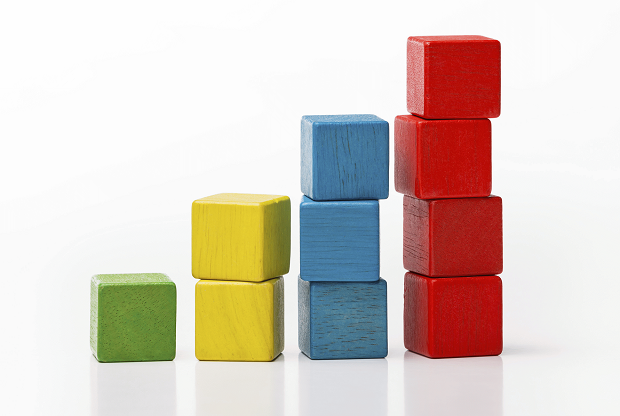
#> input picture A1/solution/pic3.png, 620 x 416 px
$ jupyter execute 20104442_assgn1_q2.ipynb
#> lines starting #> are read from the running program, lines starting #| are printed output that depends on the picture
[cell 1]
# Copyright 2021 IITK EE604A Image Processing. All Rights Reserved.
#
# Licensed under the MIT License. Use and/or modification of this code outside of EE604 must reference:
#
# © IITK EE604A Image Processing
#
# Author: Dheeraj Bharti, Chiranjeev Prachand and Prof K. S. Venkatesh, Department of Electrical Engineering, IIT Kanpur

[cell 2]
import cv2
import numpy as np
import matplotlib.pyplot as plt
from google.colab.patches import cv2_imshow

Upload 'pic3.png' file manually to your google colab working directory:

1. Click on the folder drawing button on the left below the <> sign.
2. Click on Upload to session storage button to upload the image.

[cell 3]
img = cv2.imread("pic3.png")
#> img is the input picture: shape (416, 620, 3); mean B, G, R 195.8, 203.9, 217.3
img.shape
#> Out = (416, 620, 3)

[cell 4]
import math

def resize_nn(img, k=1):
    '''
    Write a program to resample the given image by a factor 'k' using Nearest Neighbour method

    Inputs:
    + img - Original image
    + k - resampling factor, therefore if input image size is 300x300
        - and k=0.5 ==> output image size = 150x150

    Ouputs:
    + out_img - numpy array (of dtype np.uint8) containing the output image.

    Allowed external package:
    + You are not allowed to use any cv2 resize module or any other external package.

    '''
#> called with k = 0.6
    no_rows = math.floor(k*img.shape[0])
#> no_rows = 249
    no_colms = math.floor(k*img.shape[1])
#> no_colms = 372
    no_channels = img.shape[2]
#> no_channels = 3
    out_img = np.zeros((no_rows, no_colms, no_channels), dtype=np.uint8) # Intialise with blank display
    for m in range(no_channels):
      for n in range(no_rows):
        for o in range(no_colms):
          out_img[n][o][m] = img[math.floor(n/k)][math.floor(o/k)][m]
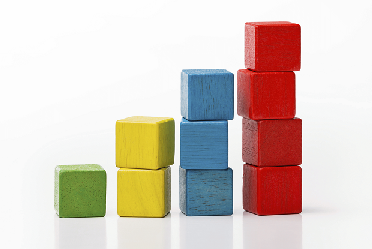
#> out_img: shape (249, 372, 3); mean B, G, R 195.6, 203.8, 217.1
    return out_img

[cell 5]
output1 = resize_nn(img, 0.6)
cv2_imshow(output1)
cv2_imshow(img)

[cell 6]
def resize_bilinear(img, k=1):
    '''
    Write a program to resample the given image by a factor 'k' using Bilinear interpolation method.

    Inputs:
    + img - Original image
    + k - resampling factor

    Ouputs:
    + out_img - numpy array (of dtype np.uint8) containing the output image.

    Allowed external package:
    + You are not allowed to use any cv2 resize module or any other external package.

    '''
#> called with k = 0.6

    no_rows = math.floor(k*img.shape[0])
#> no_rows = 249
    no_colms = math.floor(k*img.shape[1])
#> no_colms = 372
    no_channels = img.shape[2]
#> no_channels = 3
    out_img = np.zeros((no_rows, no_colms, no_channels), dtype=np.uint8) # Intialise with blank display
    for m in range(no_channels):
      for n in range(no_rows):
        for o in range(no_colms):
          frac1 = n/k
          frac2 = o/k
          if math.floor(frac1) == frac1 and math.floor(frac2) == frac2:
            out_img[n][o][m] = img[math.floor(n/k)][math.floor(o/k)][m]

          if math.floor(frac1) != frac1 and math.floor(frac2) == frac2:
            r1 = frac1 - math.floor(frac1)
            r2 = math.ceil(frac1) - frac1
            out_img[n][o][m] = r2 * img[math.floor(frac1)][int(frac2)][m] + r1 * img[math.ceil(frac1)][int(frac2)][m]

          if math.floor(frac1) == frac1 and math.floor(frac2) != frac2:
            r1 = frac2 - math.floor(frac2)
            r2 = math.ceil(frac2) - frac2
            out_img[n][o][m] = r2 * img[int(frac1)][math.floor(frac2)][m] + r1 * img[int(frac1)][math.ceil(frac2)][m]

          if math.floor(frac1) != frac1 and math.floor(frac2) != frac2:
            r1 = frac1 - math.floor(frac1)
            r2 = math.ceil(frac1) - frac1
            r3 = frac2 - math.floor(frac2)
            r4 = math.ceil(frac2) - frac2
            tmp1 = r4 * img[math.floor(frac1)][math.floor(frac2)][m] + r3 * img[math.floor(frac1)][math.ceil(frac2)][m]
            tmp2 = r4 * img[math.ceil(frac1)][math.floor(frac2)][m] + r3 * img[math.ceil(frac1)][math.ceil(frac2)][m]
            out_img[n][o][m] = r2 * tmp1 + r1 * tmp2
    return out_img

[cell 7]
output1 = resize_bilinear(img, 0.6)
cv2_imshow(output1)
cv2_imshow(img)

# Checking the output:

Resize the image by utilizing output1 and output2 in the code block below and plot the original and resized images side by side in both cases.

[cell 8]
output1 = resize_nn(img, k=0.6)

output2 = resize_bilinear(img, k=0.4)
#> call 2 of resize_bilinear, with k = 0.4
#> after the loop in resize_bilinear (call 2), `for m in range(no_channels):`:
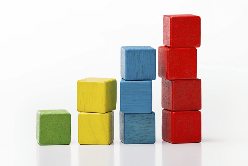
#> out_img: shape (166, 248, 3); mean B, G, R 195.5, 203.7, 217

plt.figure()

#subplot(r,c) provide the no. of rows and columns
f, axarr = plt.subplots(2,2, figsize=(20,20))

axarr[0, 0].imshow(img)
axarr[0, 0].set_title('Original')
axarr[0, 1].imshow(output1)
axarr[0, 1].set_title('Resize NN')
axarr[1, 0].imshow(img)
axarr[1, 0].set_title('Original')
axarr[1, 1].imshow(output2)
axarr[1, 1].set_title('Resize BLN')

for ax in axarr.flat:
    ax.label_outer()

# use th
#axarr[0].imshow(img)
#axarr[1].imshow(output1)
#axarr[2].imshow(img)
#axarr[3].imshow(output2)
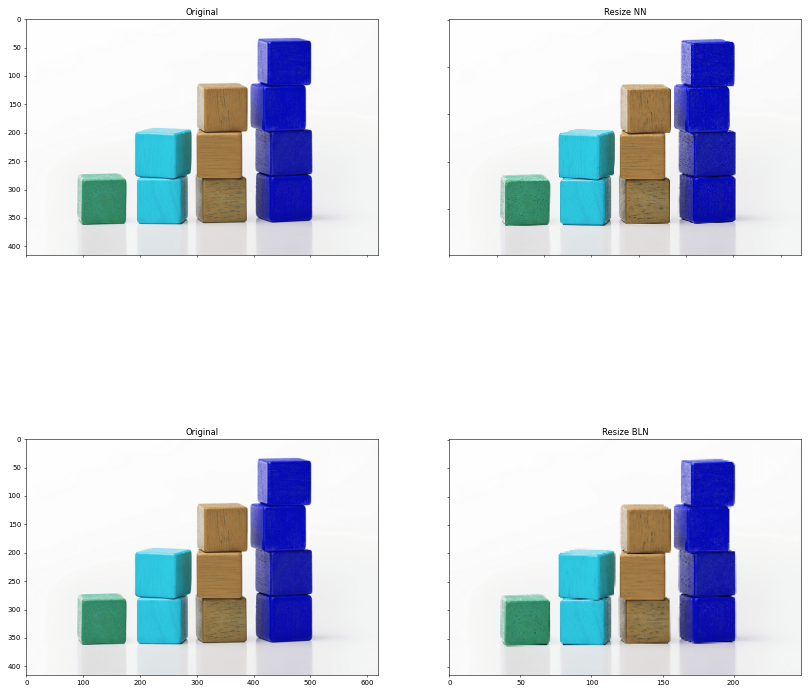
#> figure drawn by matplotlib, 4 panels; B, G, R data is drawn as R, G, B

$ run again, with A1/solution/pic1.jpg saved as A1/solution/pic3.png
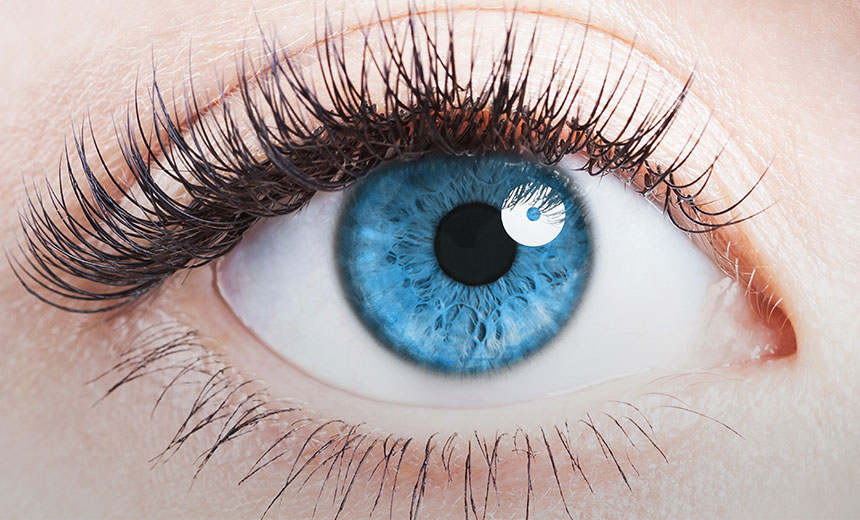
#> input picture A1/solution/pic1.jpg, 860 x 520 px
#> img is the input picture: shape (520, 860, 3); mean B, G, R 167.8, 168.1, 179.8
#> after the loop in resize_bilinear (call 2), `for m in range(no_channels):`:
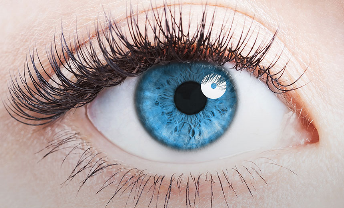
#> out_img: shape (208, 344, 3); mean B, G, R 167.7, 168, 179.6
#> `[cell 8] output1 = resize_nn(img, k=0.6)  output2 = resize_bilinear(im..`:
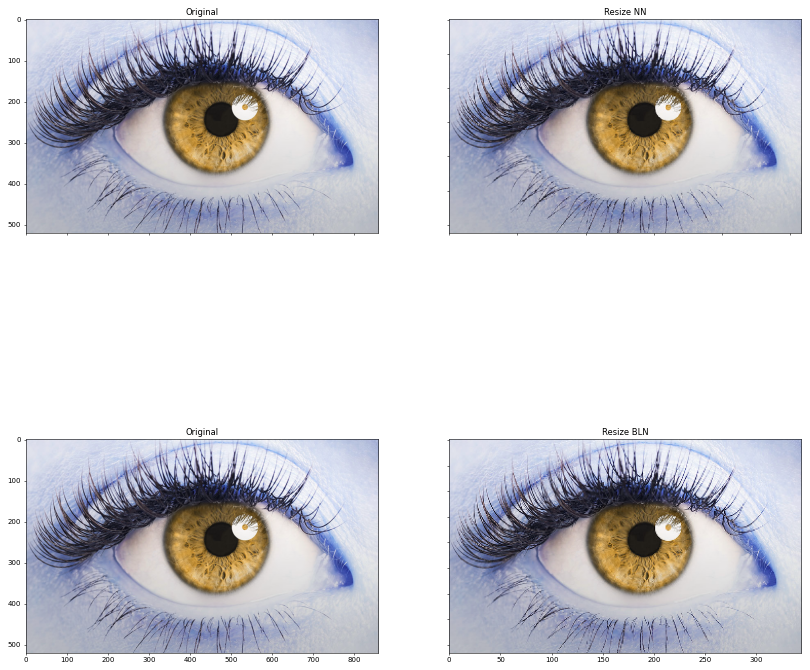
#> figure drawn by matplotlib, 4 panels; B, G, R data is drawn as R, G, B

$ run again, with A1/solution/pic2.jpg saved as A1/solution/pic3.png
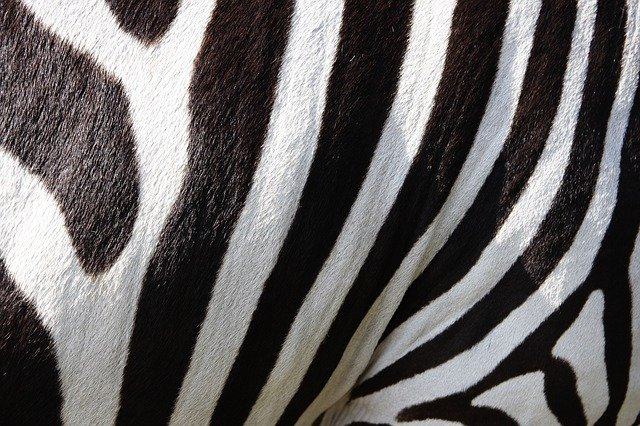
#> input picture A1/solution/pic2.jpg, 640 x 426 px
#> img is the input picture: shape (426, 640, 3); mean B, G, R 98.3, 98.6, 101.8
#> after the loop in resize_bilinear (call 2), `for m in range(no_channels):`:
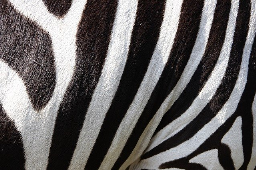
#> out_img: shape (170, 256, 3); mean B, G, R 98.4, 98.7, 101.9
#> `[cell 8] output1 = resize_nn(img, k=0.6)  output2 = resize_bilinear(im..`:
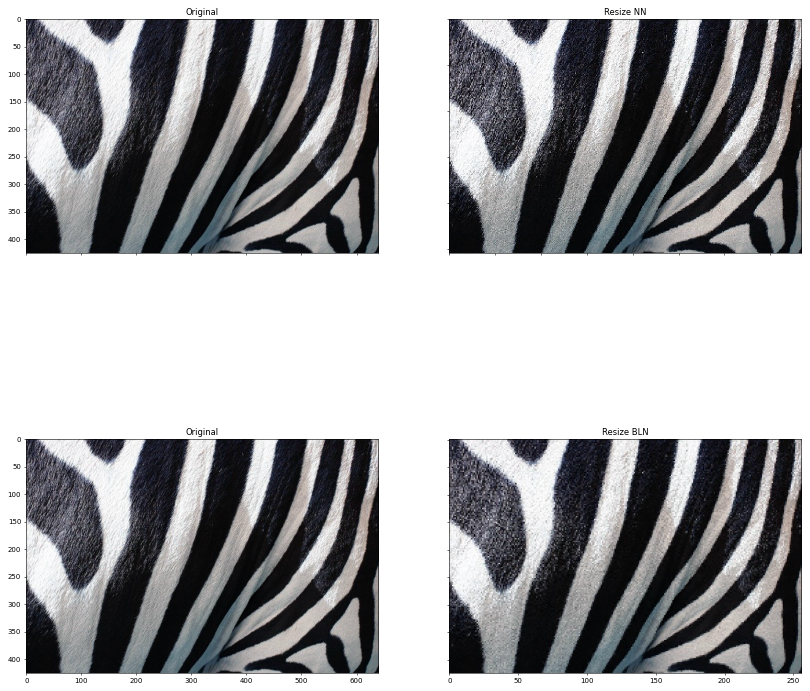
#> figure drawn by matplotlib, 4 panels; B, G, R data is drawn as R, G, B
